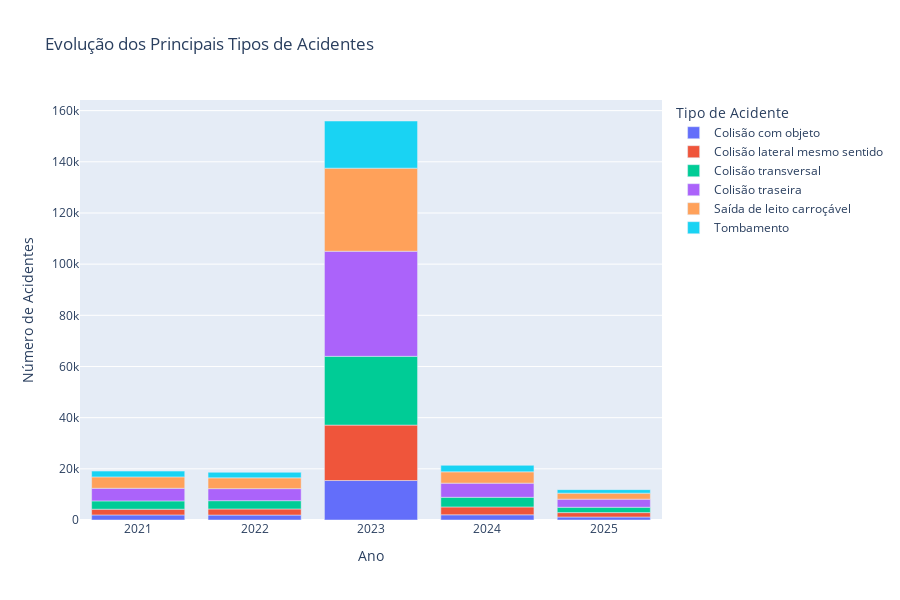

Write notebook code for a chart like this one.
### Code cell
# Análise dos tipos de acidentes
top_tipos = df_clean['tipo_acidente'].value_counts().head(6).index

tipos_por_ano = df_clean[df_clean['tipo_acidente'].isin(top_tipos)].groupby(['ano', 'tipo_acidente']).size().reset_index(name='acidentes')

fig = px.bar(tipos_por_ano, x='ano', y='acidentes', color='tipo_acidente',
             title='Evolução dos Principais Tipos de Acidentes',
             labels={'ano': 'Ano', 'acidentes': 'Número de Acidentes', 'tipo_acidente': 'Tipo de Acidente'})

fig.update_layout(height=600)
fig.show()

# Comparação das proporções entre primeiro e último ano
anos_disponiveis = sorted(df_clean['ano'].unique())
if len(anos_disponiveis) >= 2:
    primeiro_ano = anos_disponiveis[0]
    ultimo_ano = anos_disponiveis[-1]
    
    comparacao_anos = df_clean[df_clean['ano'].isin([primeiro_ano, ultimo_ano])]
    tipo_props = comparacao_anos.groupby(['ano', 'tipo_acidente']).size().groupby(level=0).apply(lambda x: x / x.sum() * 100)

    print(f"\n=== MUDANÇA DAS PROPORÇÕES DE TIPOS DE ACIDENTES ({primeiro_ano} vs {ultimo_ano}) ===")
    print("Top 10 dos tipos mais frequentes:")
    for tipo in df_clean['tipo_acidente'].value_counts().head(10).index:
        if tipo in tipo_props[primeiro_ano] and tipo in tipo_props[ultimo_ano]:
            mudanca = tipo_props[ultimo_ano][tipo] - tipo_props[primeiro_ano][tipo]
            print(f"{tipo}: {tipo_props[primeiro_ano][tipo]:.1f}% → {tipo_props[ultimo_ano][tipo]:.1f}% ({mudanca:+.1f}%)")
else:
    print("Dados insuficientes para comparação temporal")

# Gráfico de pizza dos tipos mais comuns
plt.figure(figsize=(10, 8))
tipo_counts = df_clean['tipo_acidente'].value_counts().head(8)
plt.pie(tipo_counts.values, labels=tipo_counts.index, autopct='%1.1f%%', startangle=90)
plt.title('Distribuição dos Principais Tipos de Acidentes (2021-2025)', fontsize=14, fontweight='bold')
plt.axis('equal')
plt.tight_layout()
plt.show()

### Figure 1 — Plotly figure (JSON) as saved in the notebook; plotly's stock layout.template omitted (floating-point values rounded to 4 significant figures)
{"data": [{"hovertemplate": "Tipo de Acidente=Colisão com objeto<br>Ano=%{x}<br>Número de Acidentes=%{y}<extra></extra>", "legendgroup": "Colisão com objeto", "marker": {"color": "#636efa", "pattern": {"shape": ""}}, "name": "Colisão com objeto", "orientation": "v", "showlegend": true, "textposition": "auto", "type": "bar", "x": [2021.0, 2022.0, 2023.0, 2024.0, 2025.0], "xaxis": "x", "y": [1974, 1926, 15425, 2031, 1174], "yaxis": "y"}, {"hovertemplate": "Tipo de Acidente=Colisão lateral mesmo sentido<br>Ano=%{x}<br>Número de Acidentes=%{y}<extra></extra>", "legendgroup": "Colisão lateral mesmo sentido", "marker": {"color": "#EF553B", "pattern": {"shape": ""}}, "name": "Colisão lateral mesmo sentido", "orientation": "v", "showlegend": true, "textposition": "auto", "type": "bar", "x": [2021.0, 2022.0, 2023.0, 2024.0, 2025.0], "xaxis": "x", "y": [2249, 2383, 21665, 3075, 1717], "yaxis": "y"}, {"hovertemplate": "Tipo de Acidente=Colisão transversal<br>Ano=%{x}<br>Número de Acidentes=%{y}<extra></extra>", "legendgroup": "Colisão transversal", "marker": {"color": "#00cc96", "pattern": {"shape": ""}}, "name": "Colisão transversal", "orientation": "v", "showlegend": true, "textposition": "auto", "type": "bar", "x": [2021.0, 2022.0, 2023.0, 2024.0, 2025.0], "xaxis": "x", "y": [3243, 3241, 26874, 3772, 2092], "yaxis": "y"}, {"hovertemplate": "Tipo de Acidente=Colisão traseira<br>Ano=%{x}<br>Número de Acidentes=%{y}<extra></extra>", "legendgroup": "Colisão traseira", "marker": {"color": "#ab63fa", "pattern": {"shape": ""}}, "name": "Colisão traseira", "orientation": "v", "showlegend": true, "textposition": "auto", "type": "bar", "x": [2021.0, 2022.0, 2023.0, 2024.0, 2025.0], "xaxis": "x", "y": [4936, 4709, 41073, 5530, 3164], "yaxis": "y"}, {"hovertemplate": "Tipo de Acidente=Saída de leito carroçável<br>Ano=%{x}<br>Número de Acidentes=%{y}<extra></extra>", "legendgroup": "Saída de leito carroçável", "marker": {"color": "#FFA15A", "pattern": {"shape": ""}}, "name": "Saída de leito carroçável", "orientation": "v", "showlegend": true, "textposition": "auto", "type": "bar", "x": [2021.0, 2022.0, 2023.0, 2024.0, 2025.0], "xaxis": "x", "y": [4446, 4206, 32479, 4422, 2345], "yaxis": "y"}, {"hovertemplate": "Tipo de Acidente=Tombamento<br>Ano=%{x}<br>Número de Acidentes=%{y}<extra></extra>", "legendgroup": "Tombamento", "marker": {"color": "#19d3f3", "pattern": {"shape": ""}}, "name": "Tombamento", "orientation": "v", "showlegend": true, "textposition": "auto", "type": "bar", "x": [2021.0, 2022.0, 2023.0, 2024.0, 2025.0], "xaxis": "x", "y": [2261, 2183, 18431, 2540, 1375], "yaxis": "y"}], "layout": {"barmode": "relative", "height": 600, "legend": {"title": {"text": "Tipo de Acidente"}, "tracegroupgap": 0}, "title": {"text": "Evolução dos Principais Tipos de Acidentes"}, "xaxis": {"anchor": "y", "domain": [0, 1], "title": {"text": "Ano"}}, "yaxis": {"anchor": "x", "domain": [0, 1], "title": {"text": "Número de Acidentes"}}}}
